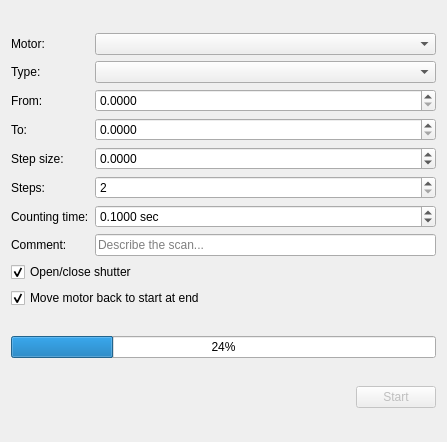
<?xml version="1.0" encoding="UTF-8"?>
<ui version="4.0">
 <class>Form</class>
 <widget class="QWidget" name="Form">
  <property name="geometry">
   <rect>
    <x>0</x>
    <y>0</y>
    <width>447</width>
    <height>442</height>
   </rect>
  </property>
  <property name="windowTitle">
   <string>Scan</string>
  </property>
  <property name="windowIcon">
   <iconset resource="../../../resource/icons/icons.qrc">
    <normaloff>:/icons/scan.svg</normaloff>:/icons/scan.svg</iconset>
  </property>
  <layout class="QVBoxLayout" name="verticalLayout">
   <item>
    <layout class="QGridLayout" name="gridLayout">
     <item row="3" column="0">
      <widget class="QLabel" name="toLabel">
       <property name="text">
        <string>To:</string>
       </property>
      </widget>
     </item>
     <item row="6" column="0">
      <widget class="QLabel" name="label_8">
       <property name="text">
        <string>Counting time:</string>
       </property>
      </widget>
     </item>
     <item row="3" column="1">
      <widget class="QDoubleSpinBox" name="rangeMaxDoubleSpinBox">
       <property name="sizePolicy">
        <sizepolicy hsizetype="MinimumExpanding" vsizetype="Fixed">
         <horstretch>1</horstretch>
         <verstretch>0</verstretch>
        </sizepolicy>
       </property>
       <property name="keyboardTracking">
        <bool>false</bool>
       </property>
       <property name="decimals">
        <number>4</number>
       </property>
      </widget>
     </item>
     <item row="0" column="1">
      <widget class="QComboBox" name="motorComboBox">
       <property name="sizePolicy">
        <sizepolicy hsizetype="Preferred" vsizetype="Fixed">
         <horstretch>1</horstretch>
         <verstretch>0</verstretch>
        </sizepolicy>
       </property>
      </widget>
     </item>
     <item row="5" column="0">
      <widget class="QLabel" name="label_6">
       <property name="text">
        <string>Steps:</string>
       </property>
      </widget>
     </item>
     <item row="8" column="0" colspan="2">
      <widget class="QCheckBox" name="shutterCheckBox">
       <property name="text">
        <string>Open/close shutter</string>
       </property>
       <property name="icon">
        <iconset resource="../../../resource/icons/icons.qrc">
         <normaloff>:/icons/beamshutter.svg</normaloff>:/icons/beamshutter.svg</iconset>
       </property>
       <property name="checked">
        <bool>true</bool>
       </property>
      </widget>
     </item>
     <item row="1" column="0">
      <widget class="QLabel" name="label_2">
       <property name="text">
        <string>Type:</string>
       </property>
      </widget>
     </item>
     <item row="1" column="1">
      <widget class="QComboBox" name="rangeTypeComboBox">
       <property name="sizePolicy">
        <sizepolicy hsizetype="Preferred" vsizetype="Fixed">
         <horstretch>1</horstretch>
         <verstretch>0</verstretch>
        </sizepolicy>
       </property>
      </widget>
     </item>
     <item row="2" column="1">
      <widget class="QDoubleSpinBox" name="rangeMinDoubleSpinBox">
       <property name="sizePolicy">
        <sizepolicy hsizetype="MinimumExpanding" vsizetype="Fixed">
         <horstretch>1</horstretch>
         <verstretch>0</verstretch>
        </sizepolicy>
       </property>
       <property name="keyboardTracking">
        <bool>false</bool>
       </property>
       <property name="decimals">
        <number>4</number>
       </property>
      </widget>
     </item>
     <item row="7" column="1">
      <widget class="QLineEdit" name="commentLineEdit">
       <property name="placeholderText">
        <string>Describe the scan...</string>
       </property>
      </widget>
     </item>
     <item row="6" column="1">
      <widget class="QDoubleSpinBox" name="countingTimeDoubleSpinBox">
       <property name="sizePolicy">
        <sizepolicy hsizetype="Minimum" vsizetype="Fixed">
         <horstretch>1</horstretch>
         <verstretch>0</verstretch>
        </sizepolicy>
       </property>
       <property name="suffix">
        <string> sec</string>
       </property>
       <property name="decimals">
        <number>4</number>
       </property>
       <property name="minimum">
        <double>0.001000000000000</double>
       </property>
       <property name="maximum">
        <double>999999.999900000053458</double>
       </property>
       <property name="value">
        <double>0.100000000000000</double>
       </property>
      </widget>
     </item>
     <item row="4" column="1">
      <widget class="QDoubleSpinBox" name="stepSizeDoubleSpinBox">
       <property name="sizePolicy">
        <sizepolicy hsizetype="MinimumExpanding" vsizetype="Fixed">
         <horstretch>1</horstretch>
         <verstretch>0</verstretch>
        </sizepolicy>
       </property>
       <property name="keyboardTracking">
        <bool>false</bool>
       </property>
       <property name="decimals">
        <number>4</number>
       </property>
       <property name="minimum">
        <double>-999999.000000000000000</double>
       </property>
       <property name="maximum">
        <double>999999.000000000000000</double>
       </property>
      </widget>
     </item>
     <item row="4" column="0">
      <widget class="QLabel" name="label_5">
       <property name="text">
        <string>Step size:</string>
       </property>
      </widget>
     </item>
     <item row="0" column="0">
      <widget class="QLabel" name="label">
       <property name="text">
        <string>Motor:</string>
       </property>
      </widget>
     </item>
     <item row="7" column="0">
      <widget class="QLabel" name="label_3">
       <property name="text">
        <string>Comment:</string>
       </property>
      </widget>
     </item>
     <item row="2" column="0">
      <widget class="QLabel" name="fromLabel">
       <property name="text">
        <string>From:</string>
       </property>
      </widget>
     </item>
     <item row="5" column="1">
      <widget class="QSpinBox" name="stepCountSpinBox">
       <property name="sizePolicy">
        <sizepolicy hsizetype="MinimumExpanding" vsizetype="Fixed">
         <horstretch>1</horstretch>
         <verstretch>0</verstretch>
        </sizepolicy>
       </property>
       <property name="keyboardTracking">
        <bool>false</bool>
       </property>
       <property name="minimum">
        <number>2</number>
       </property>
       <property name="maximum">
        <number>999999999</number>
       </property>
      </widget>
     </item>
     <item row="9" column="0" colspan="2">
      <widget class="QCheckBox" name="resetMotorCheckBox">
       <property name="text">
        <string>Move motor back to start at end</string>
       </property>
       <property name="checked">
        <bool>true</bool>
       </property>
      </widget>
     </item>
    </layout>
   </item>
   <item>
    <widget class="QProgressBar" name="progressBar">
     <property name="value">
      <number>24</number>
     </property>
    </widget>
   </item>
   <item>
    <layout class="QHBoxLayout" name="horizontalLayout">
     <item>
      <spacer name="horizontalSpacer">
       <property name="orientation">
        <enum>Qt::Horizontal</enum>
       </property>
       <property name="sizeHint" stdset="0">
        <size>
         <width>40</width>
         <height>20</height>
        </size>
       </property>
      </spacer>
     </item>
     <item>
      <widget class="QPushButton" name="startStopPushButton">
       <property name="enabled">
        <bool>false</bool>
       </property>
       <property name="text">
        <string>Start</string>
       </property>
       <property name="icon">
        <iconset resource="../../../resource/icons/icons.qrc">
         <normaloff>:/icons/start.svg</normaloff>:/icons/start.svg</iconset>
       </property>
      </widget>
     </item>
    </layout>
   </item>
  </layout>
 </widget>
 <tabstops>
  <tabstop>startStopPushButton</tabstop>
 </tabstops>
 <resources>
  <include location="../../../resource/icons/icons.qrc"/>
 </resources>
 <connections/>
</ui>
